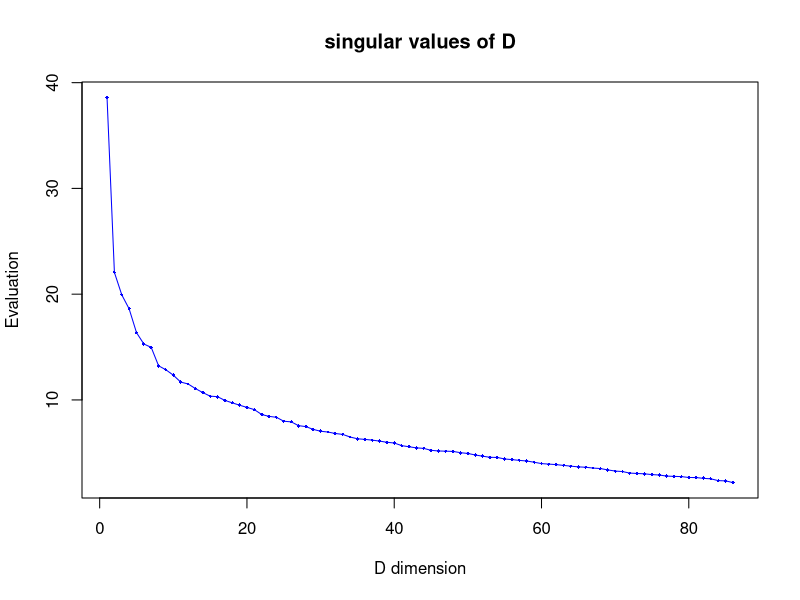
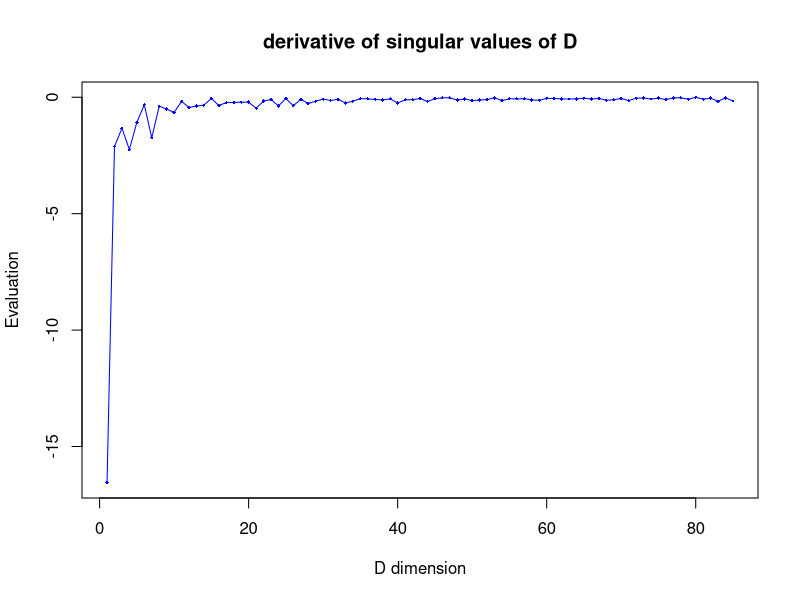

R code for these plots, in order:
data = read.csv("train.csv")

s = svd(data)
#s$u %*% diag(s$d) %*% t(s$v)

x = 1:length(s$d)
plot(x, y=s$d, main="singular values of D", cex=0.5, pch=18, col="blue", xlab="D dimension", ylab="Evaluation")
lines(x, s$d, col="blue")

x = 1:length(diff(s$d))
plot(x, y=diff(s$d), main="derivative of singular values of D", cex=0.5, pch=18, col="blue", xlab="D dimension", ylab="Evaluation")
lines(x, diff(s$d), col="blue")
